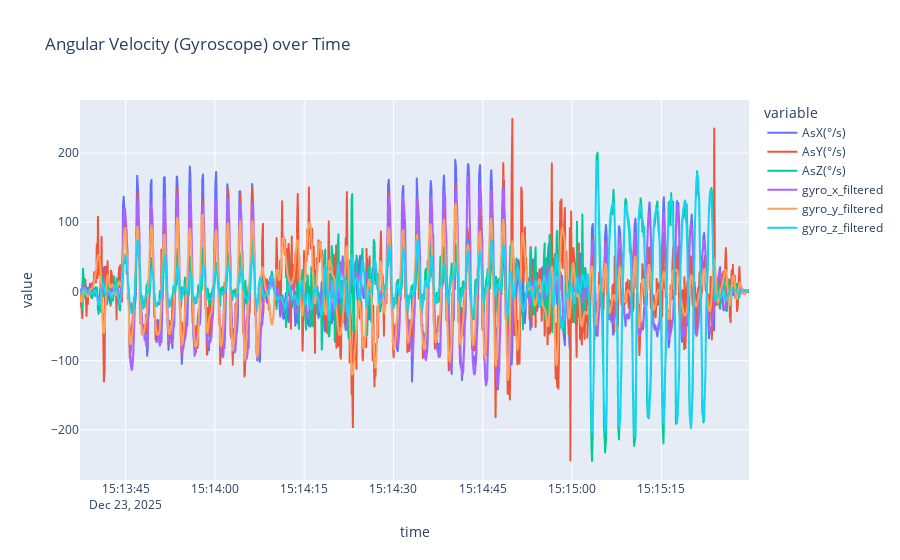

Here is the notebook cell this chart was saved with:
### Code cell
# Visualize Gyroscope (Angular Velocity) Data
# This measures how fast the sensor is rotating around each axis.
fig_gyro = px.line(df, y=['AsX(°/s)', 'AsY(°/s)', 'AsZ(°/s)', 'gyro_x_filtered', 'gyro_y_filtered', 'gyro_z_filtered'], title='Angular Velocity (Gyroscope) over Time')
fig_gyro.show()

### Figure 1 — Plotly figure (JSON) as saved in the notebook; plotly's stock layout.template omitted (floating-point values rounded to 4 significant figures; data arrays with more than 128 entries replaced by an {"elided": "..."} marker saying what was removed)
{"data": [{"hovertemplate": "variable=AsX(°/s)<br>time=%{x}<br>value=%{y}<extra></extra>", "legendgroup": "AsX(°/s)", "line": {"color": "#636efa", "dash": "solid"}, "marker": {"symbol": "circle"}, "mode": "lines", "name": "AsX(°/s)", "showlegend": true, "type": "scattergl", "x": {"elided": "1117 str values"}, "xaxis": "x", "y": {"elided": "1117 float values"}, "yaxis": "y"}, {"hovertemplate": "variable=AsY(°/s)<br>time=%{x}<br>value=%{y}<extra></extra>", "legendgroup": "AsY(°/s)", "line": {"color": "#EF553B", "dash": "solid"}, "marker": {"symbol": "circle"}, "mode": "lines", "name": "AsY(°/s)", "showlegend": true, "type": "scattergl", "x": {"elided": "1117 str values"}, "xaxis": "x", "y": {"elided": "1117 float values"}, "yaxis": "y"}, {"hovertemplate": "variable=AsZ(°/s)<br>time=%{x}<br>value=%{y}<extra></extra>", "legendgroup": "AsZ(°/s)", "line": {"color": "#00cc96", "dash": "solid"}, "marker": {"symbol": "circle"}, "mode": "lines", "name": "AsZ(°/s)", "showlegend": true, "type": "scattergl", "x": {"elided": "1117 str values"}, "xaxis": "x", "y": {"elided": "1117 float values"}, "yaxis": "y"}, {"hovertemplate": "variable=gyro_x_filtered<br>time=%{x}<br>value=%{y}<extra></extra>", "legendgroup": "gyro_x_filtered", "line": {"color": "#ab63fa", "dash": "solid"}, "marker": {"symbol": "circle"}, "mode": "lines", "name": "gyro_x_filtered", "showlegend": true, "type": "scattergl", "x": {"elided": "1117 str values"}, "xaxis": "x", "y": {"elided": "1117 float values"}, "yaxis": "y"}, {"hovertemplate": "variable=gyro_y_filtered<br>time=%{x}<br>value=%{y}<extra></extra>", "legendgroup": "gyro_y_filtered", "line": {"color": "#FFA15A", "dash": "solid"}, "marker": {"symbol": "circle"}, "mode": "lines", "name": "gyro_y_filtered", "showlegend": true, "type": "scattergl", "x": {"elided": "1117 str values"}, "xaxis": "x", "y": {"elided": "1117 float values"}, "yaxis": "y"}, {"hovertemplate": "variable=gyro_z_filtered<br>time=%{x}<br>value=%{y}<extra></extra>", "legendgroup": "gyro_z_filtered", "line": {"color": "#19d3f3", "dash": "solid"}, "marker": {"symbol": "circle"}, "mode": "lines", "name": "gyro_z_filtered", "showlegend": true, "type": "scattergl", "x": {"elided": "1117 str values"}, "xaxis": "x", "y": {"elided": "1117 float values"}, "yaxis": "y"}], "layout": {"legend": {"title": {"text": "variable"}, "tracegroupgap": 0}, "title": {"text": "Angular Velocity (Gyroscope) over Time"}, "xaxis": {"anchor": "y", "domain": [0, 1], "title": {"text": "time"}}, "yaxis": {"anchor": "x", "domain": [0, 1], "title": {"text": "value"}}}}
